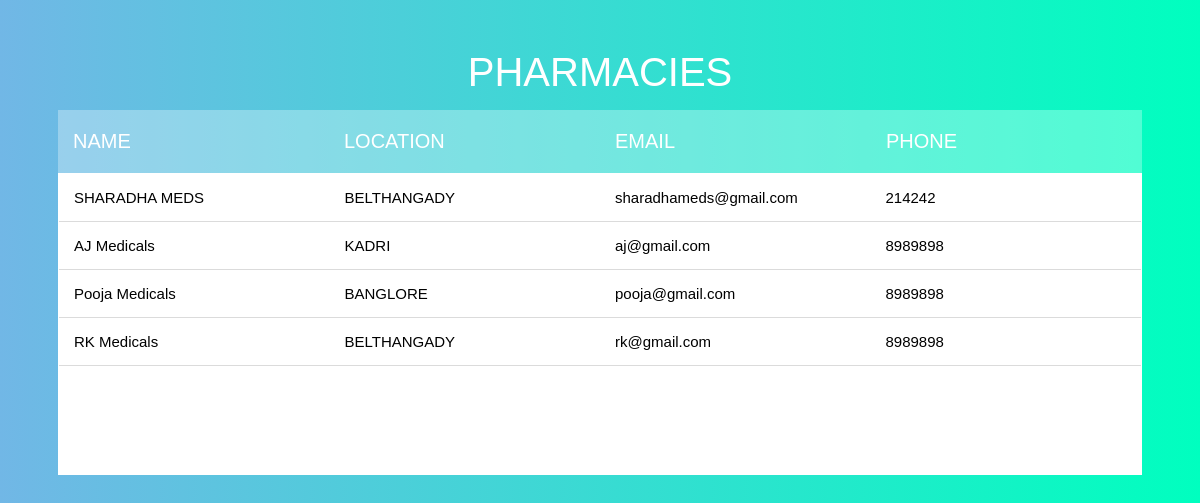
Screenshot of /PharmacyDisplay.php with the database file from the repository.
### tables this page shows
CREATE TABLE `pharmacy` (
  `P_ID` int(10) NOT NULL,
  `P_NAME` varchar(20) NOT NULL,
  `P_LOCATION` varchar(20) NOT NULL,
  `email` varchar(100) NOT NULL,
  `PHONE` bigint(10) NOT NULL,
  `password` varchar(100) NOT NULL
);

### PharmacyDisplay.php (the view, shortened to what this page needs)
<!DOCTYPE html>
<html lang="en">
<head>
    <link rel="stylesheet" href="https://cdnjs.cloudflare.com/ajax/libs/font-awesome/4.7.0/css/font-awesome.min.css" />
    <link rel="stylesheet" href="css/PharmacyDisplay.css">
</head>
<body>
    <section>
        <h1>PHARMACIES </h1>
            <div class="tbl-header">
                <table cellpadding="0" cellspacing="0" border="0" >
                    <thead>
                        <tr>
                            <th>NAME</th>
                            <th>LOCATION</th>
                            <th>EMAIL</th>
                            <th>PHONE</th>
                        </tr>
                    </thead>
                </table>
            </div>
    <div class="tbl-content">
        <table  cellpadding="0" cellspacing="0" border="0">
            <tbody>
            <?php
                include 'connection.php';
                $selectquery=" select  *  from  pharmacy " ;
                $query=mysqli_query($con,$selectquery);
                while($res=mysqli_fetch_array($query))
                {
             ?>
             <tr>
                 <td> <?php  echo $res['P_NAME'];  ?></td>
                 <td> <?php  echo $res['P_LOCATION'];  ?></td>
                 <td> <?php  echo $res['email'];   ?></td>
                 <td> <?php  echo $res['PHONE'] ;  ?></td>
             </tr>
           <?php
                }
                 ?>
            </tbody>
        </table>
    </div>
    </section>
</body>
</html>

### css/PharmacyDisplay.css (style rules this page uses)
body { font-family: 'Poppins',sans-serif; }
h1 { font-size: 40px; color: #fff; text-transform: uppercase; font-weight: 300; text-align: center; margin-bottom: 15px; font-family: 'Poppins',sans-serif; }
table { width:100%; table-layout: fixed; }
.tbl-header { background-color: rgba(255,255,255,0.3); }
.tbl-content { height:300px; overflow-x:auto; margin-top: 0px; border: 1px solid rgba(255,255,255,0.3); background: #fff; }
th { padding: 20px 15px; text-align: left; font-weight: 500; font-size: 20px; color: #fff; text-transform: uppercase; font-family: 'Poppins',sans-serif; }
td { padding: 15px; text-align: left; vertical-align:middle; font-weight: 300; font-size: 15px; color: black; font-family: 'Poppins',sans-serif; border-bottom: 1px solid rgb(219, 219, 219); }
body { background: -webkit-linear-gradient(#71b7e6, #00FFBF); background: linear-gradient(to right, #71b7e6, #00FFBF); font-family: 'Roboto', sans-serif; }
section { margin: 50px; }

### rows the page displays
pharmacy: P_NAME "SHARADHA MEDS", P_LOCATION "BELTHANGADY", email "sharadhameds@gmail.com", PHONE "214242"
pharmacy: P_NAME "AJ Medicals", P_LOCATION "KADRI", email "aj@gmail.com", PHONE "8989898"
pharmacy: P_NAME "Pooja Medicals", P_LOCATION "BANGLORE", email "pooja@gmail.com", PHONE "8989898"
pharmacy: P_NAME "RK Medicals", P_LOCATION "BELTHANGADY", email "rk@gmail.com", PHONE "8989898"
